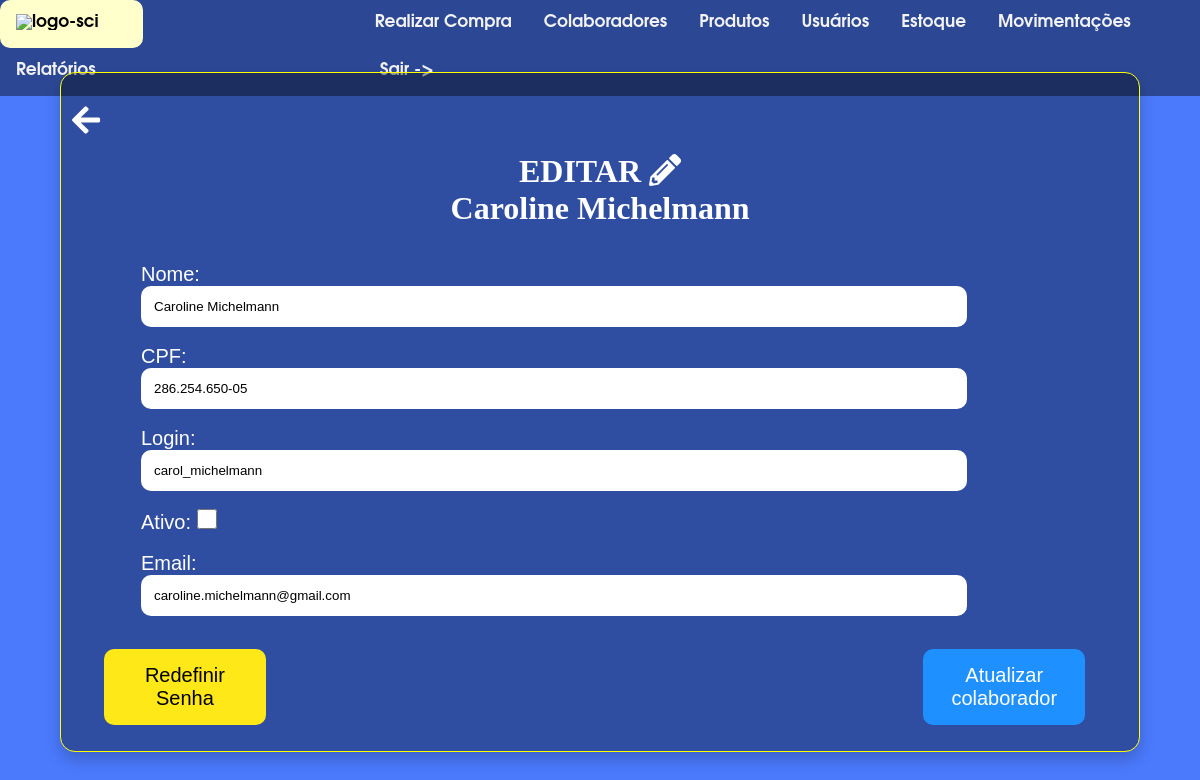
The page /home/editar-colaborador/22/ (signed in) on the database as committed earlier.
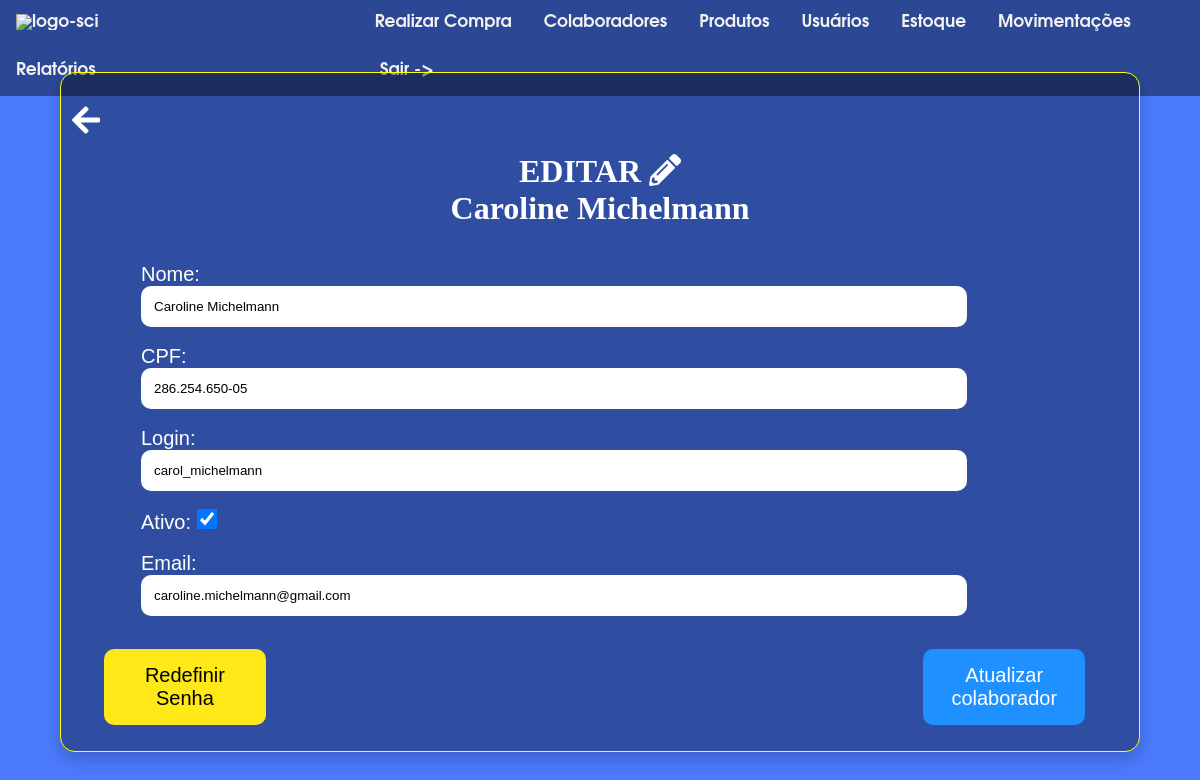
The same page on the database as committed later.
### colaboradores/models.py (models this page shows, shortened)
class Colaboradore(models.Model):
    nome = models.CharField(max_length=70)
    cpf = models.CharField(max_length=14)
    login = models.CharField(unique=True,max_length=50)
    senha = models.CharField(max_length=30)
    situacao = models.CharField(default="Ativo",max_length=7)
    email = models.EmailField(default='michelmanngabriel@gmail.com')
    cod_barras_colab = models.CharField(max_length=10,default='1009463')

### colaboradores/views.py (the view)
# urls.py: path('home/editar-colaborador/<int:id>/',EditarColab,name='EditarColab'),
@login_required(login_url='Login')
def EditarColab(request,id):
    colab = Colaboradore.objects.get(id=id)
    if request.method == 'POST':
        nome = request.POST.get('nome')
        cpf = request.POST.get('cpf')
        login = request.POST.get('login')
        situacao = request.POST.get('ativo')
        email = request.POST.get('email')
        if situacao == 'on':
            situacao = "Ativo"
        else:
            situacao = "Inativo"
        cpf_validator = CPF()
        lista_cpf = Colaboradore.objects.exclude(id=id).values_list('cpf',flat=True)
        try:
            if cpf not in lista_cpf and cpf_validator.validate(cpf):
                lista_usernames = Colaboradore.objects.exclude(id=id).values_list('login',flat=True)
                if login not in lista_usernames:
                    lista_emails = Colaboradore.objects.exclude(id=id).values_list('email',flat=True)
                    if email not in lista_emails:
                        Colaboradore.objects.filter(id=id).update(nome=nome,cpf=cpf,login=login,situacao=situacao,email=email)
                        limpar_cache_sessao(request)
                        return redirect('MostrarColab')
                    else:
                        ultima_tentativa = {
                        'nome':nome,
                        'cpf':cpf,
                        'login':login,
                        'email':'',
                        'situacao':situacao
                        }
                        request.session['ultima_tentativa'] = ultima_tentativa
                        raise Exception('Email já cadastrado!')
                else:
                    ultima_tentativa = {
                        'nome':nome,
                        'cpf':cpf,
                        'login':'',
                        'email':email,
                        'situacao':situacao
                    }
                    request.session['ultima_tentativa'] = ultima_tentativa
                    raise Exception('Nome de usuário indisponível!')
            else:
                ultima_tentativa = {
                    'nome':nome,
                    'cpf':'',
                    'login':login,
                    'email':email,
                    'situacao':situacao
                }
                request.session['ultima_tentativa'] = ultima_tentativa
                raise Exception('CPF já cadastrado ou inválido!')
        except Exception as erro:
            messages.error(request,f'{erro}')
            url = reverse('EditarColab',args=[colab.id])
            return redirect(url)
    else:
        ultima_tentativa = request.session.get('ultima_tentativa')
        if ultima_tentativa is None:
            context = {
                'id': colab.id,'nome':colab.nome,'login':colab.login,'cpf':colab.cpf,'situacao':colab.situacao,'email':colab.email
            }
            return render(request,'colab/editar_colab.html',context=context)
        else:
            context = {
                'id':colab.id,'nome':ultima_tentativa['nome'],'login':ultima_tentativa['login'],
                'cpf':ultima_tentativa['cpf'],'situacao':ultima_tentativa['situacao'],'email':ultima_tentativa['email']
            }
            return render(request,'colab/editar_colab.html',context=context)

### templates/colab/editar_colab.html (shortened to what this page needs)
{%load static%}
<!DOCTYPE html>
<html lang="en">
<head>
    <link rel="stylesheet" href="{% static 'colab/css/editar_colab.css'%}">
</head>
<body>
  {% include 'navbar.html' %}
      <link rel="stylesheet" href="https://cdnjs.cloudflare.com/ajax/libs/font-awesome/5.15.3/css/all.min.css">
          <a href="{% url 'VoltarColaboradores' %}"><i class="fas fa-arrow-left fa-2x" id="voltar" style="position: absolute; top: 13%; left: 6%; color: white;z-index: 2;cursor: pointer;"></i></a>
    <div class="container">
        <form method="post" action="{% url 'EditarColab' id=id %}">
            <h1>EDITAR <i class="fas fa-pencil-alt"></i><br>
                {{nome}}</h1><br><br>
            <label for="nome">Nome:</label><br>
            <input type="text" name="nome" placeholder="Digite o nome:" id="nome" value="{{nome}}" required><br><br>
            <label for="cpf">CPF:</label><br>
            <input type="text" name="cpf" placeholder="Digite o cpf:" id="cpf" value="{{cpf}}" oninput="formatarCPF()" maxlength="14" required><br><br>
            <label for="login">Login:</label><br>
            <input type="text" name="login" placeholder="Digite o username do colaborador:" id="login" value="{{login}}" required><br><br>
            <label for="ativo">Ativo:   </label>
            <input type="checkbox" id="ativo" name="ativo" placeholder="Ativo" {%if situacao == "Ativo"%}checked{%endif%}><br><br>
            <label for="email">Email:</label><br>
            <input type="email" placeholder="Email:" name="email" id="email" value="{{email}}" required><br><br>
            <a href="{% url 'RedefinirSenha' id=id %}"><button type="button" id="redefinir" class="redefinir"> Redefinir Senha</button></a><br><br>
            <button type="submit">Atualizar colaborador</button><br><br>
          </form><br>
    </div>
</body>
</html>

Rows that differ between the two databases and show on the page:
changed Colaboradore "Caroline Michelmann": situacao (not shown) → "☑"
Other text that changed with them:
form field ativo: "☐" → (not shown)
